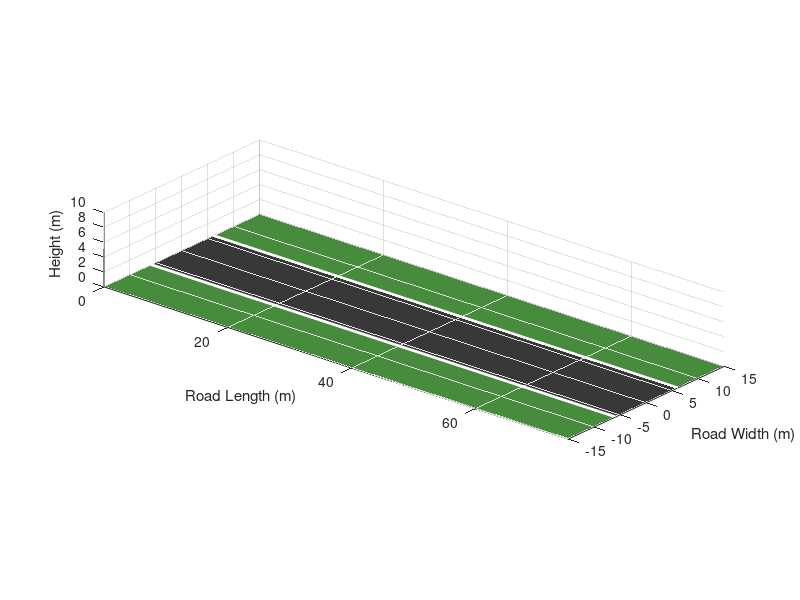

The MATLAB script that drew this image: (Note: this script raises an error after producing the figure.)
clear;
clc;
close all;

%% =========================================================
% PHASE 5
% INDIAN ROAD DYNAMIC SCENARIO
% Pedestrian + Bike + TTC + Avoid / Slow / Brake
%% =========================================================

%% SETTINGS

roadLength = 140;
roadWidth  = 12;
dt = 0.05;

% Ego car
egoX = 5;
egoY = 0;
egoSpeed = 8.33;      % 30 km/h

% Bike
bikeX = 38;
bikeY = -2.5;
bikeSpeed = 4.5;      % m/s

% Pedestrian
pedX = 58;
pedY = 7;
pedSpeed = 1.8;       % crossing road downward

% Safety thresholds
detectionRange = 30;
highRiskDistance = 10;
emergencyDistance = 6;

%% =========================================================
% CREATE FIGURE
%% =========================================================

fig = figure( ...
    'Name','Indian Road Adaptive Collision Avoidance', ...
    'NumberTitle','off', ...
    'Color',[0.94 0.94 0.94]);

ax = axes(fig);

hold(ax,'on');
grid(ax,'on');
axis(ax,'equal');

xlim(ax,[0 75]);
ylim(ax,[-15 15]);
zlim(ax,[0 10]);

xlabel(ax,'Road Length (m)');
ylabel(ax,'Road Width (m)');
zlabel(ax,'Height (m)');

view(ax,40,23);

%% =========================================================
% GROUND
%% =========================================================

patch(ax, ...
    [0 roadLength roadLength 0], ...
    [-15 -15 15 15], ...
    [0 0 0 0], ...
    [0.28 0.55 0.24], ...
    'EdgeColor','none');

%% =========================================================
% ROAD
%% =========================================================

patch(ax, ...
    [0 roadLength roadLength 0], ...
    [-roadWidth/2 -roadWidth/2 ...
      roadWidth/2 roadWidth/2], ...
    [0.05 0.05 0.05 0.05], ...
    [0.22 0.22 0.22], ...
    'EdgeColor','none');

plot3(ax,[0 roadLength],[-6 -6],[0.08 0.08], ...
    'w','LineWidth',2);

plot3(ax,[0 roadLength],[6 6],[0.08 0.08], ...
    'w','LineWidth',2);

%% =========================================================
% ROAD SIDE OBJECTS
%% =========================================================

for x = 10:15:130

    createCuboid(ax,[x -10 1], ...
        1.3,1.3,2,0,[0.4 0.25 0.1]);

    createCuboid(ax,[x+5 10 1], ...
        1.3,1.3,2,0,[0.4 0.25 0.1]);

end

%% =========================================================
% CREATE EGO CAR
%% =========================================================

egoBody = createCuboid(ax, ...
    [egoX egoY 0.65], ...
    4.5,2,1.3,0, ...
    [0.05 0.35 0.95]);

egoRoof = createCuboid(ax, ...
    [egoX egoY 1.55], ...
    2.5,1.7,0.7,0, ...
    [0.05 0.15 0.40]);

%% =========================================================
% CREATE BIKE
%% =========================================================

bikeBody = createCuboid(ax, ...
    [bikeX bikeY 0.45], ...
    2,0.7,0.9,0, ...
    [0.95 0.55 0.05]);

%% =========================================================
% CREATE PEDESTRIAN
%% =========================================================

pedBody = createCuboid(ax, ...
    [pedX pedY 0.9], ...
    0.6,0.6,1.8,0, ...
    [0.15 0.8 0.2]);

%% =========================================================
% LABELS
%% =========================================================

bikeLabel = text(ax,bikeX,bikeY,2.3, ...
    'BIKE', ...
    'FontWeight','bold');

pedLabel = text(ax,pedX,pedY,2.5, ...
    'PEDESTRIAN', ...
    'FontWeight','bold');

%% =========================================================
% DASHBOARD
%% =========================================================

dashboard = annotation(fig, ...
    'textbox', ...
    [0.18 0.81 0.65 0.16], ...
    'String','SYSTEM STARTING', ...
    'FontSize',11, ...
    'FontWeight','bold', ...
    'HorizontalAlignment','center', ...
    'BackgroundColor',[1 1 1], ...
    'EdgeColor',[0.2 0.2 0.2]);

%% =========================================================
% PATH HISTORY
%% =========================================================

pathX = [];
pathY = [];

pathPlot = plot3(ax,nan,nan,nan, ...
    'LineWidth',2.5);

%% =========================================================
% SYSTEM VARIABLES
%% =========================================================

targetY = 0;

state = "CRUISE";

currentSpeed = egoSpeed;

pedestrianCleared = false;

%% =========================================================
% SIMULATION
%% =========================================================

for frame = 1:1200

    %% -----------------------------------------------------
    % MOVE BIKE
    %% -----------------------------------------------------

    bikeX = bikeX + bikeSpeed*dt;

    %% -----------------------------------------------------
    % MOVE PEDESTRIAN ACROSS ROAD
    %% -----------------------------------------------------

    if pedY > -7

        pedY = pedY - pedSpeed*dt;

    else

        pedestrianCleared = true;

    end

    %% -----------------------------------------------------
    % DISTANCE TO BIKE
    %% -----------------------------------------------------

    bikeDistance = sqrt( ...
        (bikeX-egoX)^2 + ...
        (bikeY-egoY)^2);

    %% -----------------------------------------------------
    % DISTANCE TO PEDESTRIAN
    %% -----------------------------------------------------

    pedDistance = sqrt( ...
        (pedX-egoX)^2 + ...
        (pedY-egoY)^2);

    %% -----------------------------------------------------
    % TTC WITH BIKE
    %% -----------------------------------------------------

    relativeSpeedBike = currentSpeed-bikeSpeed;

    if bikeX > egoX && relativeSpeedBike > 0

        TTCbike = ...
            (bikeX-egoX) / relativeSpeedBike;

    else

        TTCbike = inf;

    end

    %% =====================================================
    % DECISION LOGIC
    %% =====================================================

    % Pedestrian gets highest priority

    if pedX > egoX && ...
       pedDistance < emergencyDistance && ...
       abs(pedY) < 4

        state = "EMERGENCY BRAKE";

        targetY = egoY;

        currentSpeed = ...
            max(0,currentSpeed-0.5);

    elseif pedX > egoX && ...
           pedDistance < highRiskDistance && ...
           abs(pedY) < 5

        state = "SLOW FOR PEDESTRIAN";

        targetY = 0;

        currentSpeed = ...
            max(3,currentSpeed-0.12);

    elseif pedX > egoX && ...
           pedDistance < detectionRange && ...
           abs(pedY) < 6

        state = "PEDESTRIAN DETECTED";

        currentSpeed = ...
            max(5,currentSpeed-0.05);

    elseif TTCbike < 4

        state = "AVOID BIKE";

        targetY = 3.3;

        currentSpeed = egoSpeed;

    elseif pedestrianCleared

        state = "CRUISE";

        targetY = 0;

        currentSpeed = egoSpeed;

    else

        state = "CRUISE";

        targetY = 0;

        currentSpeed = egoSpeed;

    end

    %% =====================================================
    % RISK LEVEL
    %% =====================================================

    if state == "EMERGENCY BRAKE"

        risk = "CRITICAL";

    elseif state == "SLOW FOR PEDESTRIAN" || ...
           state == "AVOID BIKE"

        risk = "HIGH";

    elseif state == "PEDESTRIAN DETECTED"

        risk = "MEDIUM";

    else

        risk = "SAFE";

    end

    %% =====================================================
    % LATERAL STEERING
    %% =====================================================

    lateralError = targetY - egoY;

    maxLateralStep = 0.07;

    lateralStep = max( ...
        min(lateralError,maxLateralStep), ...
        -maxLateralStep);

    egoY = egoY + lateralStep;

    %% =====================================================
    % MOVE EGO FORWARD
    %% =====================================================

    egoX = egoX + currentSpeed*dt;

    %% =====================================================
    % VEHICLE YAW
    %% =====================================================

    if currentSpeed > 0

        yaw = atan2( ...
            lateralStep, ...
            currentSpeed*dt);

    else

        yaw = 0;

    end

    %% =====================================================
    % UPDATE EGO
    %% =====================================================

    set(egoBody, ...
        'Vertices', ...
        cuboidVertices( ...
        [egoX egoY 0.65], ...
        4.5,2,1.3,yaw));

    set(egoRoof, ...
        'Vertices', ...
        cuboidVertices( ...
        [egoX egoY 1.55], ...
        2.5,1.7,0.7,yaw));

    %% =====================================================
    % UPDATE BIKE
    %% =====================================================

    set(bikeBody, ...
        'Vertices', ...
        cuboidVertices( ...
        [bikeX bikeY 0.45], ...
        2,0.7,0.9,0));

    bikeLabel.Position = ...
        [bikeX bikeY 2.3];

    %% =====================================================
    % UPDATE PEDESTRIAN
    %% =====================================================

    set(pedBody, ...
        'Vertices', ...
        cuboidVertices( ...
        [pedX pedY 0.9], ...
        0.6,0.6,1.8,0));

    pedLabel.Position = ...
        [pedX pedY 2.5];

    %% =====================================================
    % PATH HISTORY
    %% =====================================================

    pathX(end+1) = egoX;
    pathY(end+1) = egoY;

    set(pathPlot, ...
        'XData',pathX, ...
        'YData',pathY, ...
        'ZData',0.12*ones(size(pathX)));

    %% =====================================================
    % TTC TEXT
    %% =====================================================

    if isinf(TTCbike)

        bikeTTCtext = "N/A";

    else

        bikeTTCtext = ...
            sprintf("%.1f sec",TTCbike);

    end

    %% =====================================================
    % DASHBOARD
    %% =====================================================

    dashboard.String = sprintf( ...
        ['INDIAN ROAD COLLISION AVOIDANCE\n' ...
         'Speed: %.1f km/h\n' ...
         'Bike Distance: %.1f m | TTC: %s\n' ...
         'Pedestrian Distance: %.1f m\n' ...
         'Risk: %s | Decision: %s'], ...
        currentSpeed*3.6, ...
        bikeDistance, ...
        bikeTTCtext, ...
        pedDistance, ...
        risk, ...
        state);

    %% =====================================================
    % CAMERA FOLLOW
    %% =====================================================

    if egoX > 25

        xlim(ax,[egoX-25 egoX+40]);

    end

    drawnow;

    pause(0.025);

    %% =====================================================
    % END CONDITION
    %% =====================================================

    if egoX >= 125
        break;
    end

end

dashboard.String = sprintf( ...
    ['SIMULATION COMPLETE\n' ...
     'DYNAMIC OBJECTS HANDLED SUCCESSFULLY']);

disp("---------------------------------------");
disp("PHASE 5 COMPLETE");
disp("Bike tracked");
disp("Pedestrian monitored");
disp("Risk calculated");
disp("Adaptive decision performed");
disp("---------------------------------------");


%% =========================================================
% FUNCTIONS
%% =========================================================

function h = createCuboid(ax,center,L,W,H,yaw,color)

vertices = cuboidVertices( ...
    center,L,W,H,yaw);

faces = [
    1 2 3 4
    5 8 7 6
    1 5 6 2
    2 6 7 3
    3 7 8 4
    4 8 5 1
];

h = patch(ax, ...
    'Vertices',vertices, ...
    'Faces',faces, ...
    'FaceColor',color, ...
    'EdgeColor',[0.08 0.08 0.08]);

end


function vertices = ...
    cuboidVertices(center,L,W,H,yaw)

x = center(1);
y = center(2);
z = center(3);

localVertices = [
    -L/2 -W/2 -H/2
     L/2 -W/2 -H/2
     L/2  W/2 -H/2
    -L/2  W/2 -H/2

    -L/2 -W/2  H/2
     L/2 -W/2  H/2
     L/2  W/2  H/2
    -L/2  W/2  H/2
];

R = [
    cos(yaw) -sin(yaw) 0
    sin(yaw)  cos(yaw) 0
    0         0        1
];

vertices = localVertices * R';

vertices(:,1) = vertices(:,1)+x;
vertices(:,2) = vertices(:,2)+y;
vertices(:,3) = vertices(:,3)+z;

end
